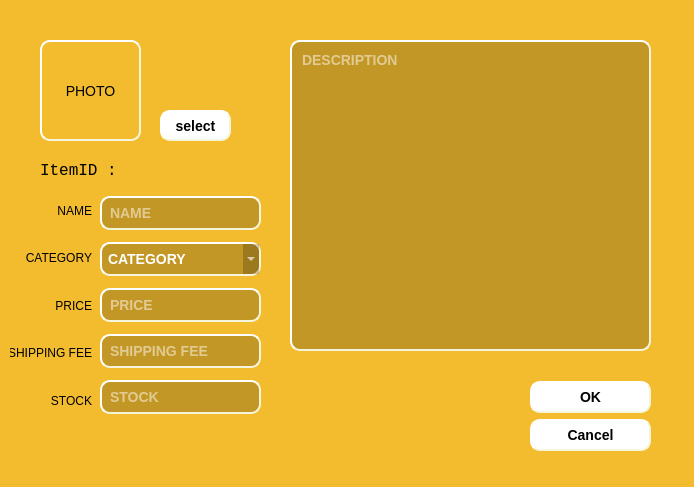
<?xml version="1.0" encoding="UTF-8"?>
<ui version="4.0">
 <class>EditItem</class>
 <widget class="QDialog" name="EditItem">
  <property name="geometry">
   <rect>
    <x>0</x>
    <y>0</y>
    <width>694</width>
    <height>487</height>
   </rect>
  </property>
  <property name="windowTitle">
   <string>Dialog</string>
  </property>
  <property name="styleSheet">
   <string notr="true">background-color: rgb(243, 188, 46);</string>
  </property>
  <widget class="QDialogButtonBox" name="buttonBox">
   <property name="geometry">
    <rect>
     <x>530</x>
     <y>380</y>
     <width>121</width>
     <height>71</height>
    </rect>
   </property>
   <property name="styleSheet">
    <string notr="true">background-color: white;    
border-style: outset;
font: 9pt &quot;Consolas&quot; ;
    border-width: 2px;
    border-radius: 10px;
    border-color: beige;
    font: bold 14px;
    padding: 6px;</string>
   </property>
   <property name="orientation">
    <enum>Qt::Vertical</enum>
   </property>
   <property name="standardButtons">
    <set>QDialogButtonBox::Cancel|QDialogButtonBox::Ok</set>
   </property>
   <property name="centerButtons">
    <bool>true</bool>
   </property>
  </widget>
  <widget class="QLabel" name="photo">
   <property name="geometry">
    <rect>
     <x>40</x>
     <y>40</y>
     <width>101</width>
     <height>101</height>
    </rect>
   </property>
   <property name="styleSheet">
    <string notr="true">border-style: outset;
font: 9pt &quot;Consolas&quot;;
    border-width: 2px;
    border-radius: 10px;
    border-color: beige;
    font: 14px;
</string>
   </property>
   <property name="frameShape">
    <enum>QFrame::StyledPanel</enum>
   </property>
   <property name="text">
    <string>PHOTO</string>
   </property>
   <property name="alignment">
    <set>Qt::AlignCenter</set>
   </property>
  </widget>
  <widget class="QPushButton" name="select_image">
   <property name="geometry">
    <rect>
     <x>160</x>
     <y>110</y>
     <width>71</width>
     <height>31</height>
    </rect>
   </property>
   <property name="styleSheet">
    <string notr="true">background-color: white;    
border-style: outset;
font: 9pt &quot;Consolas&quot; ;
    border-width: 2px;
    border-radius: 10px;
    border-color: beige;
    font: bold 14px;
    padding: 6px;</string>
   </property>
   <property name="text">
    <string>select</string>
   </property>
  </widget>
  <widget class="QLabel" name="item">
   <property name="geometry">
    <rect>
     <x>40</x>
     <y>160</y>
     <width>121</width>
     <height>21</height>
    </rect>
   </property>
   <property name="font">
    <font>
     <family>Consolas</family>
     <pointsize>12</pointsize>
     <weight>50</weight>
     <italic>false</italic>
     <bold>false</bold>
    </font>
   </property>
   <property name="styleSheet">
    <string notr="true">font: 12pt &quot;Consolas&quot;;</string>
   </property>
   <property name="text">
    <string>ItemID : </string>
   </property>
  </widget>
  <widget class="QWidget" name="verticalLayoutWidget">
   <property name="geometry">
    <rect>
     <x>100</x>
     <y>190</y>
     <width>161</width>
     <height>231</height>
    </rect>
   </property>
   <layout class="QVBoxLayout" name="verticalLayout">
    <property name="sizeConstraint">
     <enum>QLayout::SetDefaultConstraint</enum>
    </property>
    <item>
     <widget class="QLineEdit" name="name">
      <property name="styleSheet">
       <string notr="true">background-color: rgba(0,0,0,50);    
border-style: outset;
font: 9pt &quot;Consolas&quot; ;
color: white;
    border-width: 2px;
    border-radius: 10px;
    border-color: beige;
    font: bold 14px;
    padding: 6px;</string>
      </property>
      <property name="text">
       <string/>
      </property>
      <property name="placeholderText">
       <string>NAME</string>
      </property>
      <property name="cursorMoveStyle">
       <enum>Qt::LogicalMoveStyle</enum>
      </property>
      <property name="clearButtonEnabled">
       <bool>true</bool>
      </property>
     </widget>
    </item>
    <item>
     <widget class="QComboBox" name="category">
      <property name="styleSheet">
       <string notr="true">background-color: rgba(0,0,0,50);    
border-style: outset;
font: 9pt &quot;Consolas&quot;;
color: white;
    border-width: 2px;
    border-radius: 10px;
    border-color: beige;
    font: bold 14px;
    padding: 6px;
</string>
      </property>
      <property name="placeholderText">
       <string>CATEGORY</string>
      </property>
      <item>
       <property name="text">
        <string>FOOD</string>
       </property>
      </item>
      <item>
       <property name="text">
        <string>CLOTHES</string>
       </property>
      </item>
      <item>
       <property name="text">
        <string>HOME LIVING</string>
       </property>
      </item>
      <item>
       <property name="text">
        <string>ELECTRIC DEVICE</string>
       </property>
      </item>
     </widget>
    </item>
    <item>
     <widget class="QLineEdit" name="price">
      <property name="styleSheet">
       <string notr="true">background-color: rgba(0,0,0,50);    
border-style: outset;
font: 9pt &quot;Consolas&quot;;
color: white;
    border-width: 2px;
    border-radius: 10px;
    border-color: beige;
    font: bold 14px;
    padding: 6px;</string>
      </property>
      <property name="text">
       <string/>
      </property>
      <property name="placeholderText">
       <string>PRICE</string>
      </property>
     </widget>
    </item>
    <item>
     <widget class="QLineEdit" name="shippin_fee">
      <property name="styleSheet">
       <string notr="true">background-color: rgba(0,0,0,50);    
border-style: outset;
font: 9pt &quot;Consolas&quot;;
color: white;
    border-width: 2px;
    border-radius: 10px;
    border-color: beige;
    font: bold 14px;
    padding: 6px;</string>
      </property>
      <property name="text">
       <string/>
      </property>
      <property name="placeholderText">
       <string>SHIPPING FEE</string>
      </property>
     </widget>
    </item>
    <item>
     <widget class="QLineEdit" name="stock">
      <property name="styleSheet">
       <string notr="true">background-color: rgba(0,0,0,50);    
border-style: outset;
font: 9pt &quot;Consolas&quot;;
color: white;
    border-width: 2px;
    border-radius: 10px;
    border-color: beige;
    font: bold 14px;
    padding: 6px;</string>
      </property>
      <property name="text">
       <string/>
      </property>
      <property name="placeholderText">
       <string>STOCK</string>
      </property>
     </widget>
    </item>
   </layout>
  </widget>
  <widget class="QTextEdit" name="description">
   <property name="geometry">
    <rect>
     <x>290</x>
     <y>40</y>
     <width>361</width>
     <height>311</height>
    </rect>
   </property>
   <property name="cursor" stdset="0">
    <cursorShape>IBeamCursor</cursorShape>
   </property>
   <property name="styleSheet">
    <string notr="true">background-color: rgba(0,0,0,50);    
border-style: outset;
font: 9pt &quot;Consolas&quot;;
color: white;
    border-width: 2px;
    border-radius: 10px;
    border-color: beige;
    font: bold 14px;
    padding: 6px;</string>
   </property>
   <property name="frameShape">
    <enum>QFrame::NoFrame</enum>
   </property>
   <property name="tabChangesFocus">
    <bool>false</bool>
   </property>
   <property name="documentTitle">
    <string/>
   </property>
   <property name="placeholderText">
    <string>DESCRIPTION</string>
   </property>
  </widget>
  <widget class="QLabel" name="itemID">
   <property name="geometry">
    <rect>
     <x>120</x>
     <y>160</y>
     <width>111</width>
     <height>21</height>
    </rect>
   </property>
   <property name="font">
    <font>
     <family>Consolas</family>
     <pointsize>12</pointsize>
     <weight>50</weight>
     <italic>false</italic>
     <bold>false</bold>
    </font>
   </property>
   <property name="styleSheet">
    <string notr="true">font: 12pt &quot;Consolas&quot;;</string>
   </property>
   <property name="text">
    <string/>
   </property>
  </widget>
  <widget class="QWidget" name="verticalLayoutWidget_2">
   <property name="geometry">
    <rect>
     <x>10</x>
     <y>190</y>
     <width>82</width>
     <height>231</height>
    </rect>
   </property>
   <layout class="QVBoxLayout" name="verticalLayout_2">
    <item>
     <widget class="QLabel" name="label_2">
      <property name="styleSheet">
       <string notr="true">font: 9pt &quot;Consolas&quot;;
</string>
      </property>
      <property name="text">
       <string>NAME</string>
      </property>
      <property name="alignment">
       <set>Qt::AlignRight|Qt::AlignTrailing|Qt::AlignVCenter</set>
      </property>
     </widget>
    </item>
    <item>
     <widget class="QLabel" name="label_4">
      <property name="styleSheet">
       <string notr="true">font: 9pt &quot;Consolas&quot;;
</string>
      </property>
      <property name="text">
       <string>CATEGORY</string>
      </property>
      <property name="alignment">
       <set>Qt::AlignRight|Qt::AlignTrailing|Qt::AlignVCenter</set>
      </property>
     </widget>
    </item>
    <item>
     <widget class="QLabel" name="label_5">
      <property name="styleSheet">
       <string notr="true">font: 9pt &quot;Consolas&quot;;
</string>
      </property>
      <property name="text">
       <string>PRICE</string>
      </property>
      <property name="alignment">
       <set>Qt::AlignRight|Qt::AlignTrailing|Qt::AlignVCenter</set>
      </property>
     </widget>
    </item>
    <item>
     <widget class="QLabel" name="label_3">
      <property name="styleSheet">
       <string notr="true">font: 9pt &quot;Consolas&quot;;
</string>
      </property>
      <property name="text">
       <string>SHIPPING FEE</string>
      </property>
      <property name="alignment">
       <set>Qt::AlignRight|Qt::AlignTrailing|Qt::AlignVCenter</set>
      </property>
     </widget>
    </item>
    <item>
     <widget class="QLabel" name="label">
      <property name="styleSheet">
       <string notr="true">font: 9pt &quot;Consolas&quot;;
</string>
      </property>
      <property name="text">
       <string>STOCK</string>
      </property>
      <property name="alignment">
       <set>Qt::AlignRight|Qt::AlignTrailing|Qt::AlignVCenter</set>
      </property>
     </widget>
    </item>
   </layout>
  </widget>
 </widget>
 <resources/>
 <connections>
  <connection>
   <sender>buttonBox</sender>
   <signal>accepted()</signal>
   <receiver>EditItem</receiver>
   <slot>accept()</slot>
   <hints>
    <hint type="sourcelabel">
     <x>248</x>
     <y>254</y>
    </hint>
    <hint type="destinationlabel">
     <x>157</x>
     <y>274</y>
    </hint>
   </hints>
  </connection>
  <connection>
   <sender>buttonBox</sender>
   <signal>rejected()</signal>
   <receiver>EditItem</receiver>
   <slot>reject()</slot>
   <hints>
    <hint type="sourcelabel">
     <x>316</x>
     <y>260</y>
    </hint>
    <hint type="destinationlabel">
     <x>286</x>
     <y>274</y>
    </hint>
   </hints>
  </connection>
 </connections>
</ui>
